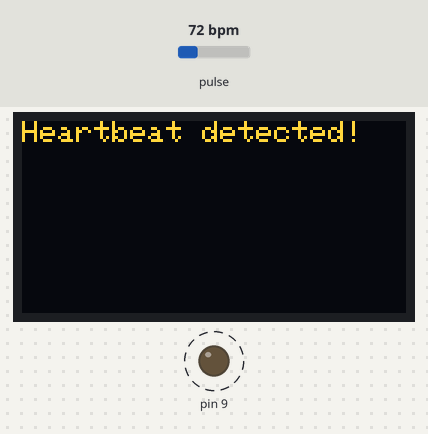
Bench run of a sketch on a simulated Arduino Uno, built with avr-gcc and run on an emulated ATmega328P. On the bench: 128×64 one-colour display, output pins drawn as LEDs (lit = HIGH). Dashed ring = blinking. Inputs (shaded band) come from the test bench; at power-on: pulse 72 bpm. The OLED is the two-colour kind (top 16 rows yellow); the display library's start-up logo is not drawn; what the sketch prints to the serial monitor is not drawn.

Above: at 2.2 s.
Timing chart, 0 to 130.0 s (numbered marks = the images above):
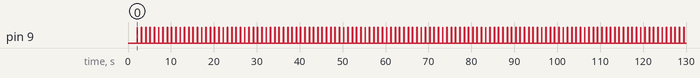

Measured:
- by itself, pin 9: alternates HIGH for 0.10 s and LOW for 0.90 s

The sketch:

buzzer.ino
```cpp
#include <Wire.h>
#include <Adafruit_GFX.h>
#include <Adafruit_SSD1306.h>
#include "MAX30105.h"

#define SCREEN_WIDTH 128
#define SCREEN_HEIGHT 64
#define OLED_RESET    -1 // Reset pin (none)
Adafruit_SSD1306 display(SCREEN_WIDTH, SCREEN_HEIGHT, &Wire, OLED_RESET);//screen size

MAX30105 particleSensor;
const byte RATE_SIZE = 4; // Number of samples to average
byte rates[RATE_SIZE];
byte rateSpot = 0;
long lastBeat = 0;

void setup() {
  Serial.begin(9600);
  display.begin(SSD1306_I2C_ADDRESS, OLED_RESET);
  display.display();
  delay(2000);
  display.clearDisplay();

  if (!particleSensor.begin(Wire, I2C_SPEED_FAST)) {
    Serial.println("MAX30105 was not found. Please check your connections.");
    while (1);
  }
  particleSensor.setup(); // Configure sensor with default settings

  // Initialize the buzzer
  pinMode(9, OUTPUT);
}

void loop() {
  long irValue = particleSensor.getIR();

  if (checkForBeat(irValue)) {
    // We sensed a beat!
    Serial.println("Heartbeat detected!");
    display.clearDisplay();
    display.setTextSize(1);
    display.setTextColor(SSD1306_WHITE);
    display.setCursor(0,0);
    display.println("Heartbeat detected!");
    display.display();

    // Turn on the buzzer for a short duration
    digitalWrite(9, HIGH);
    delay(100); // Adjust the delay as needed
    digitalWrite(9, LOW);
  }

  // Take some action based on your application requirements
  // For example, you can calculate and display heart rate and SpO2 here.
  // See the MAX30105 library for more details on how to do this.
}

boolean checkForBeat(long value) {
  // Keep a running total of the last RATE_SIZE IR values
  long sum = 0;
  for (byte i = 0; i < RATE_SIZE; i++) {
    rates[i] = value;
    sum += rates[i];
  }

  // Calculate the average IR value
  long average = sum / RATE_SIZE;

  // Calculate the beat value (difference between the current IR value and the average)
  long beat = value - average;

  // Update the lastBeat timestamp
  if (beat > 700 && millis() - lastBeat > 1000) {
    lastBeat = millis();
    return true;
  }

  return false;
}
```
